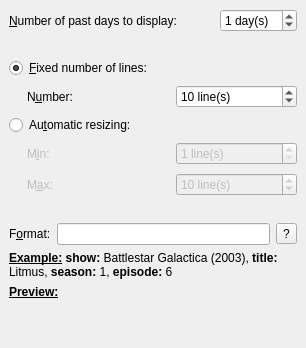
         <widget class="QWidget" name="tabDisplay" >
          <attribute name="title" >
           <string>&amp;Display</string>
          </attribute>
          <layout class="QGridLayout" >
           <property name="margin" >
            <number>9</number>
           </property>
           <property name="spacing" >
            <number>6</number>
           </property>
           <item row="7" column="0" >
            <spacer>
             <property name="orientation" >
              <enum>Qt::Vertical</enum>
             </property>
             <property name="sizeType" >
              <enum>QSizePolicy::Fixed</enum>
             </property>
             <property name="sizeHint" >
              <size>
               <width>20</width>
               <height>20</height>
              </size>
             </property>
            </spacer>
           </item>
           <item row="1" column="0" >
            <spacer>
             <property name="orientation" >
              <enum>Qt::Vertical</enum>
             </property>
             <property name="sizeType" >
              <enum>QSizePolicy::Fixed</enum>
             </property>
             <property name="sizeHint" >
              <size>
               <width>20</width>
               <height>20</height>
              </size>
             </property>
            </spacer>
           </item>
           <item row="6" column="0" >
            <layout class="QHBoxLayout" >
             <property name="margin" >
              <number>0</number>
             </property>
             <property name="spacing" >
              <number>6</number>
             </property>
             <item>
              <spacer>
               <property name="orientation" >
                <enum>Qt::Horizontal</enum>
               </property>
               <property name="sizeType" >
                <enum>QSizePolicy::Fixed</enum>
               </property>
               <property name="sizeHint" >
                <size>
                 <width>18</width>
                 <height>25</height>
                </size>
               </property>
              </spacer>
             </item>
             <item>
              <widget class="QLabel" name="lblMaxDispLines" >
               <property name="enabled" >
                <bool>false</bool>
               </property>
               <property name="text" >
                <string>M&amp;ax:</string>
               </property>
               <property name="buddy" >
                <cstring>spinMaxDispLines</cstring>
               </property>
              </widget>
             </item>
             <item>
              <spacer>
               <property name="orientation" >
                <enum>Qt::Horizontal</enum>
               </property>
               <property name="sizeType" >
                <enum>QSizePolicy::Fixed</enum>
               </property>
               <property name="sizeHint" >
                <size>
                 <width>22</width>
                 <height>20</height>
                </size>
               </property>
              </spacer>
             </item>
             <item>
              <widget class="QSpinBox" name="spinMaxDispLines" >
               <property name="enabled" >
                <bool>false</bool>
               </property>
               <property name="suffix" >
                <string> line(s)</string>
               </property>
               <property name="prefix" >
                <string/>
               </property>
               <property name="maximum" >
                <number>50</number>
               </property>
               <property name="minimum" >
                <number>2</number>
               </property>
               <property name="value" >
                <number>10</number>
               </property>
              </widget>
             </item>
            </layout>
           </item>
           <item row="2" column="0" >
            <widget class="QRadioButton" name="radioDispFixedLines" >
             <property name="text" >
              <string>&amp;Fixed number of lines:</string>
             </property>
             <property name="checked" >
              <bool>true</bool>
             </property>
            </widget>
           </item>
           <item row="3" column="0" >
            <layout class="QHBoxLayout" >
             <property name="margin" >
              <number>0</number>
             </property>
             <property name="spacing" >
              <number>6</number>
             </property>
             <item>
              <spacer>
               <property name="orientation" >
                <enum>Qt::Horizontal</enum>
               </property>
               <property name="sizeType" >
                <enum>QSizePolicy::Fixed</enum>
               </property>
               <property name="sizeHint" >
                <size>
                 <width>18</width>
                 <height>25</height>
                </size>
               </property>
              </spacer>
             </item>
             <item>
              <widget class="QLabel" name="lblFixedDispLines" >
               <property name="text" >
                <string>N&amp;umber:</string>
               </property>
               <property name="buddy" >
                <cstring>spinFixedDispLines</cstring>
               </property>
              </widget>
             </item>
             <item>
              <spacer>
               <property name="orientation" >
                <enum>Qt::Horizontal</enum>
               </property>
               <property name="sizeType" >
                <enum>QSizePolicy::Fixed</enum>
               </property>
               <property name="sizeHint" >
                <size>
                 <width>22</width>
                 <height>20</height>
                </size>
               </property>
              </spacer>
             </item>
             <item>
              <widget class="QSpinBox" name="spinFixedDispLines" >
               <property name="suffix" >
                <string> line(s)</string>
               </property>
               <property name="prefix" >
                <string/>
               </property>
               <property name="maximum" >
                <number>50</number>
               </property>
               <property name="minimum" >
                <number>1</number>
               </property>
               <property name="value" >
                <number>10</number>
               </property>
              </widget>
             </item>
            </layout>
           </item>
           <item row="4" column="0" >
            <widget class="QRadioButton" name="radioDispAutoResize" >
             <property name="text" >
              <string>Au&amp;tomatic resizing:</string>
             </property>
            </widget>
           </item>
           <item row="5" column="0" >
            <layout class="QHBoxLayout" >
             <property name="margin" >
              <number>0</number>
             </property>
             <property name="spacing" >
              <number>6</number>
             </property>
             <item>
              <spacer>
               <property name="orientation" >
                <enum>Qt::Horizontal</enum>
               </property>
               <property name="sizeType" >
                <enum>QSizePolicy::Fixed</enum>
               </property>
               <property name="sizeHint" >
                <size>
                 <width>18</width>
                 <height>25</height>
                </size>
               </property>
              </spacer>
             </item>
             <item>
              <widget class="QLabel" name="lblMinDispLines" >
               <property name="enabled" >
                <bool>false</bool>
               </property>
               <property name="text" >
                <string>M&amp;in:</string>
               </property>
               <property name="buddy" >
                <cstring>spinMinDispLines</cstring>
               </property>
              </widget>
             </item>
             <item>
              <spacer>
               <property name="orientation" >
                <enum>Qt::Horizontal</enum>
               </property>
               <property name="sizeType" >
                <enum>QSizePolicy::Fixed</enum>
               </property>
               <property name="sizeHint" >
                <size>
                 <width>22</width>
                 <height>20</height>
                </size>
               </property>
              </spacer>
             </item>
             <item>
              <widget class="QSpinBox" name="spinMinDispLines" >
               <property name="enabled" >
                <bool>false</bool>
               </property>
               <property name="suffix" >
                <string> line(s)</string>
               </property>
               <property name="prefix" >
                <string/>
               </property>
               <property name="maximum" >
                <number>49</number>
               </property>
               <property name="minimum" >
                <number>1</number>
               </property>
               <property name="value" >
                <number>1</number>
               </property>
              </widget>
             </item>
            </layout>
           </item>
           <item row="0" column="0" >
            <layout class="QHBoxLayout" >
             <property name="margin" >
              <number>0</number>
             </property>
             <property name="spacing" >
              <number>6</number>
             </property>
             <item>
              <widget class="QLabel" name="lblNumPastDays" >
               <property name="text" >
                <string>&amp;Number of past days to display:</string>
               </property>
               <property name="buddy" >
                <cstring>spinNumPastDays</cstring>
               </property>
              </widget>
             </item>
             <item>
              <spacer>
               <property name="orientation" >
                <enum>Qt::Horizontal</enum>
               </property>
               <property name="sizeType" >
                <enum>QSizePolicy::Fixed</enum>
               </property>
               <property name="sizeHint" >
                <size>
                 <width>37</width>
                 <height>20</height>
                </size>
               </property>
              </spacer>
             </item>
             <item>
              <widget class="QSpinBox" name="spinNumPastDays" >
               <property name="suffix" >
                <string> day(s)</string>
               </property>
               <property name="prefix" >
                <string/>
               </property>
               <property name="maximum" >
                <number>30</number>
               </property>
               <property name="value" >
                <number>1</number>
               </property>
              </widget>
             </item>
            </layout>
           </item>
           <item row="11" column="0" >
            <spacer>
             <property name="orientation" >
              <enum>Qt::Vertical</enum>
             </property>
             <property name="sizeHint" >
              <size>
               <width>20</width>
               <height>40</height>
              </size>
             </property>
            </spacer>
           </item>
           <item row="10" column="0" >
            <widget class="QLabel" name="lblFormatPreview" >
             <property name="text" >
              <string>&lt;html>&lt;head>&lt;meta name="qrichtext" content="1" />&lt;style type="text/css">
p, li { white-space: pre-wrap; }
&lt;/style>&lt;/head>&lt;body style=" font-family:'Sans Serif'; font-size:9pt; font-weight:400; font-style:normal; text-decoration:none;">
&lt;p style=" margin-top:0px; margin-bottom:0px; margin-left:0px; margin-right:0px; -qt-block-indent:0; text-indent:0px;">&lt;span style=" font-weight:600; text-decoration: underline;">Preview:&lt;/span>&lt;/p>&lt;/body>&lt;/html></string>
             </property>
            </widget>
           </item>
           <item row="9" column="0" >
            <widget class="QLabel" name="lblFormatExample" >
             <property name="text" >
              <string>&lt;html>&lt;head>&lt;meta name="qrichtext" content="1" />&lt;style type="text/css">
p, li { white-space: pre-wrap; }
&lt;/style>&lt;/head>&lt;body style=" font-family:'Sans Serif'; font-size:9pt; font-weight:400; font-style:normal; text-decoration:none;">
&lt;p style=" margin-top:0px; margin-bottom:0px; margin-left:0px; margin-right:0px; -qt-block-indent:0; text-indent:0px;">&lt;span style=" font-weight:600; text-decoration: underline;">Example:&lt;/span> &lt;span style=" font-weight:600;">show:&lt;/span> Battlestar Galactica (2003), &lt;span style=" font-weight:600;">title:&lt;/span> Litmus, &lt;span style=" font-weight:600;">season:&lt;/span> 1, &lt;span style=" font-weight:600;">episode:&lt;/span> 6&lt;/p>&lt;/body>&lt;/html></string>
             </property>
             <property name="wordWrap" >
              <bool>true</bool>
             </property>
            </widget>
           </item>
           <item row="8" column="0" >
            <layout class="QHBoxLayout" >
             <property name="margin" >
              <number>0</number>
             </property>
             <property name="spacing" >
              <number>6</number>
             </property>
             <item>
              <widget class="QLabel" name="lblFormat" >
               <property name="text" >
                <string>F&amp;ormat:</string>
               </property>
               <property name="buddy" >
                <cstring>leditFormat</cstring>
               </property>
              </widget>
             </item>
             <item>
              <widget class="QLineEdit" name="leditFormat" >
               <property name="text" >
                <string/>
               </property>
              </widget>
             </item>
             <item>
              <widget class="QToolButton" name="btnFormatInfos" >
               <property name="text" >
                <string>?</string>
               </property>
               <property name="icon" >
                <iconset resource="NextShowsConfig.qrc" >:/images/icons/images/icons/info.png</iconset>
               </property>
               <property name="checkable" >
                <bool>true</bool>
               </property>
              </widget>
             </item>
            </layout>
           </item>
          </layout>
         </widget>
